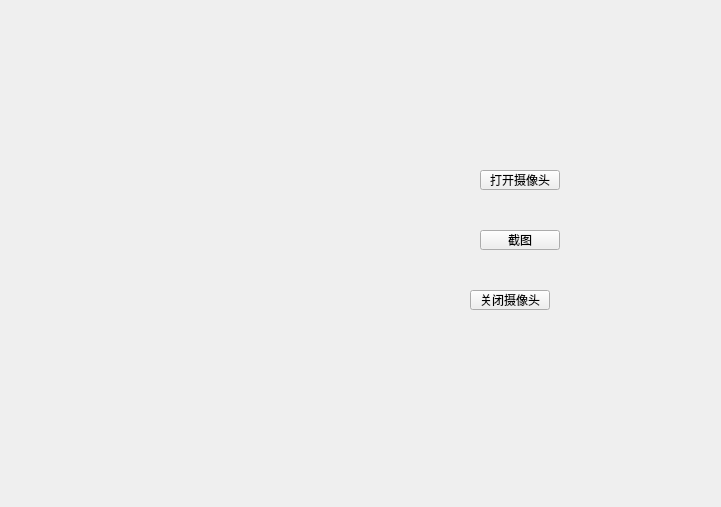
<?xml version="1.0" encoding="UTF-8"?>
<ui version="4.0">
 <class>Widget</class>
 <widget class="QWidget" name="Widget">
  <property name="geometry">
   <rect>
    <x>0</x>
    <y>0</y>
    <width>721</width>
    <height>507</height>
   </rect>
  </property>
  <property name="windowTitle">
   <string>Widget</string>
  </property>
  <widget class="QPushButton" name="pushButton">
   <property name="geometry">
    <rect>
     <x>480</x>
     <y>170</y>
     <width>80</width>
     <height>20</height>
    </rect>
   </property>
   <property name="text">
    <string>打开摄像头</string>
   </property>
  </widget>
  <widget class="QPushButton" name="pushButton_2">
   <property name="geometry">
    <rect>
     <x>480</x>
     <y>230</y>
     <width>80</width>
     <height>20</height>
    </rect>
   </property>
   <property name="text">
    <string>截图</string>
   </property>
  </widget>
  <widget class="QPushButton" name="pushButton_3">
   <property name="geometry">
    <rect>
     <x>470</x>
     <y>290</y>
     <width>80</width>
     <height>20</height>
    </rect>
   </property>
   <property name="text">
    <string>关闭摄像头</string>
   </property>
  </widget>
  <widget class="QWidget" name="verticalLayoutWidget_2">
   <property name="geometry">
    <rect>
     <x>30</x>
     <y>28</y>
     <width>431</width>
     <height>451</height>
    </rect>
   </property>
   <layout class="QVBoxLayout" name="verticalLayout_camera"/>
  </widget>
 </widget>
 <layoutdefault spacing="6" margin="11"/>
 <resources/>
 <connections/>
</ui>
